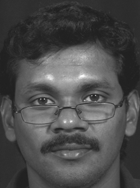
#> input picture senthil_database_version1/S1/1.tif, 140 x 188 px, given in place of 1_1.tif, which was not available
$ python LDA.py
#> lines starting #> are read from the running program, lines starting #| are printed output that depends on the picture
#!/usr/bin/env python
# coding: utf-8

# In[1]:


import cv2
import numpy as np
import pandas as pd
import matplotlib.pyplot as plt
from sklearn.model_selection import train_test_split
from sklearn.metrics import accuracy_score, confusion_matrix
from sklearn.metrics.pairwise import euclidean_distances
from matplotlib import pyplot as plt
import math


# In[2]:


#Image read
img = cv2.imread('1_1.tif', 0)
#> img is the input picture: shape (188, 140); min 29, max 249, mean 75.7
print(img.shape)
#| (188, 140)

img = cv2.resize(img, (100, 120))
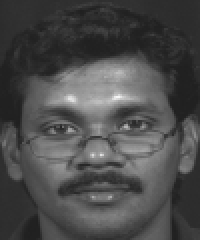
#> img: shape (120, 100) (shown 2 times larger); min 32, max 246, mean 75.6
print(img.shape)
#| (120, 100)
cv2.imshow('image', img)
key = cv2.waitKey(0)
#> (key Esc is pressed here)

if key == 27:
    cv2.destroyAllWindows()

cv2.destroyAllWindows()


# In[ ]:


# In[17]:


#Data For Two class

#> (the run stopped early here; a loop or call above may not have finished)

$ run again, on senthil_database_version1/S1/13.tif
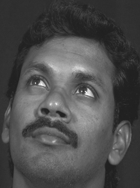
#> input picture senthil_database_version1/S1/13.tif, 140 x 188 px, given in place of 1_1.tif, which was not available
#> img is the input picture: shape (188, 140); min 30, max 251, mean 77.2
#| (188, 140)
#> `img = cv2.resize(img, (100, 120))`:
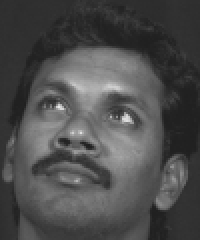
#> img: shape (120, 100) (shown 2 times larger); min 32, max 234, mean 77.1
#| (120, 100)

$ run again, on senthil_database_version1/S1/14.tif
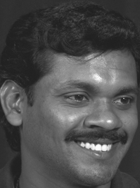
#> input picture senthil_database_version1/S1/14.tif, 140 x 188 px, given in place of 1_1.tif, which was not available
#> img is the input picture: shape (188, 140); min 32, max 253, mean 78.2
#| (188, 140)
#> `img = cv2.resize(img, (100, 120))`:
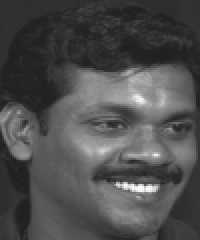
#> img: shape (120, 100) (shown 2 times larger); min 32, max 252, mean 78.1
#| (120, 100)

$ run again, on senthil_database_version1/S1/15.tif
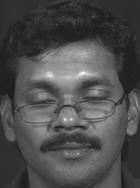
#> input picture senthil_database_version1/S1/15.tif, 140 x 188 px, given in place of 1_1.tif, which was not available
#> img is the input picture: shape (188, 140); min 31, max 250, mean 77.1
#| (188, 140)
#> `img = cv2.resize(img, (100, 120))`:
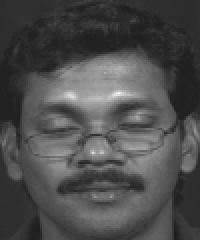
#> img: shape (120, 100) (shown 2 times larger); min 31, max 243, mean 77
#| (120, 100)
